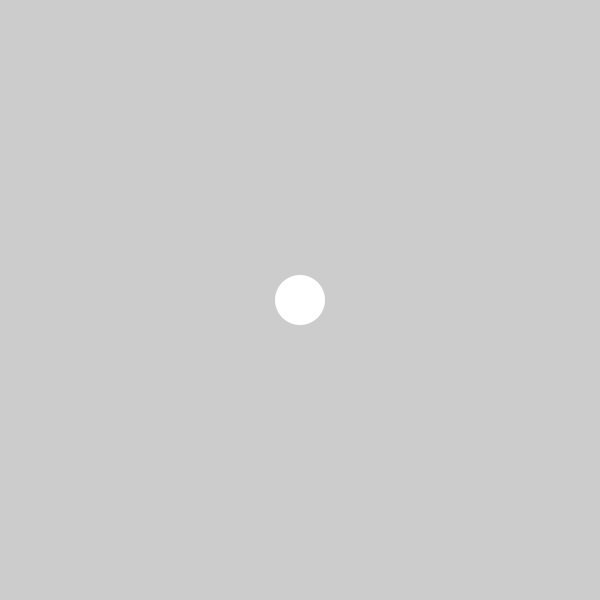
Frame 1 (no input)
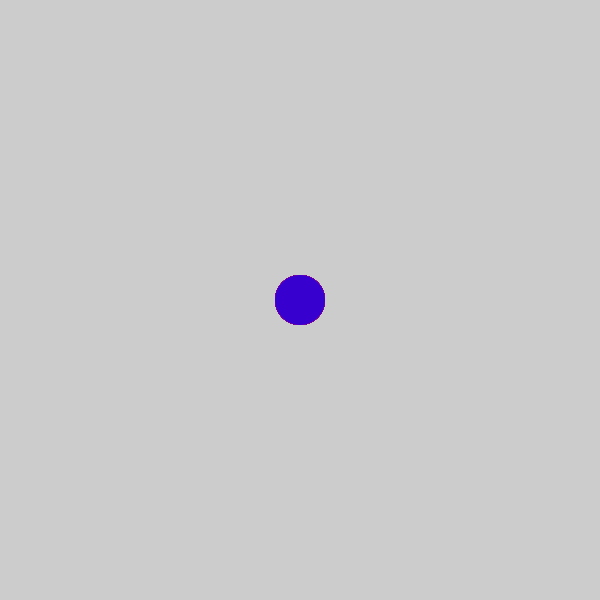
Frame 60 (the mouse pressed at the canvas centre just before this capture)
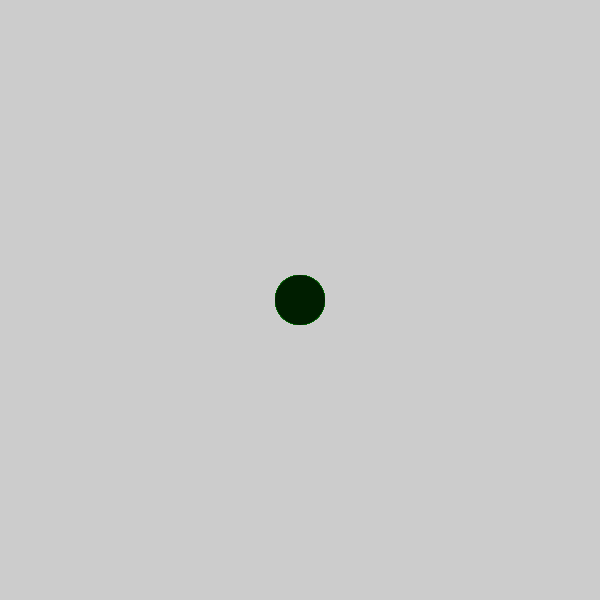
Frame 120 (the mouse held since frame 60 and released just before this capture)

The Processing sketch that drew these frames (run headless with seeded random() and noise(); from frame 60 on, the mouse is pressed at the canvas centre):

// Processing sketch: c_LogicalDot
// ── c_LogicalDot.pde

void setup() {
  size(600, 600);
  noStroke();
}

void draw() {
  ellipse(300, 300, 50, 50);
if (mousePressed) {
  int colour = mouseX-mouseY;
  fill(colour/3, random(1, 255), colour/3);
} else {
  int colour = mouseX-mouseY;
  fill(random(1, 255), colour/3, random(1, 255));
}  
  
  
  
}
